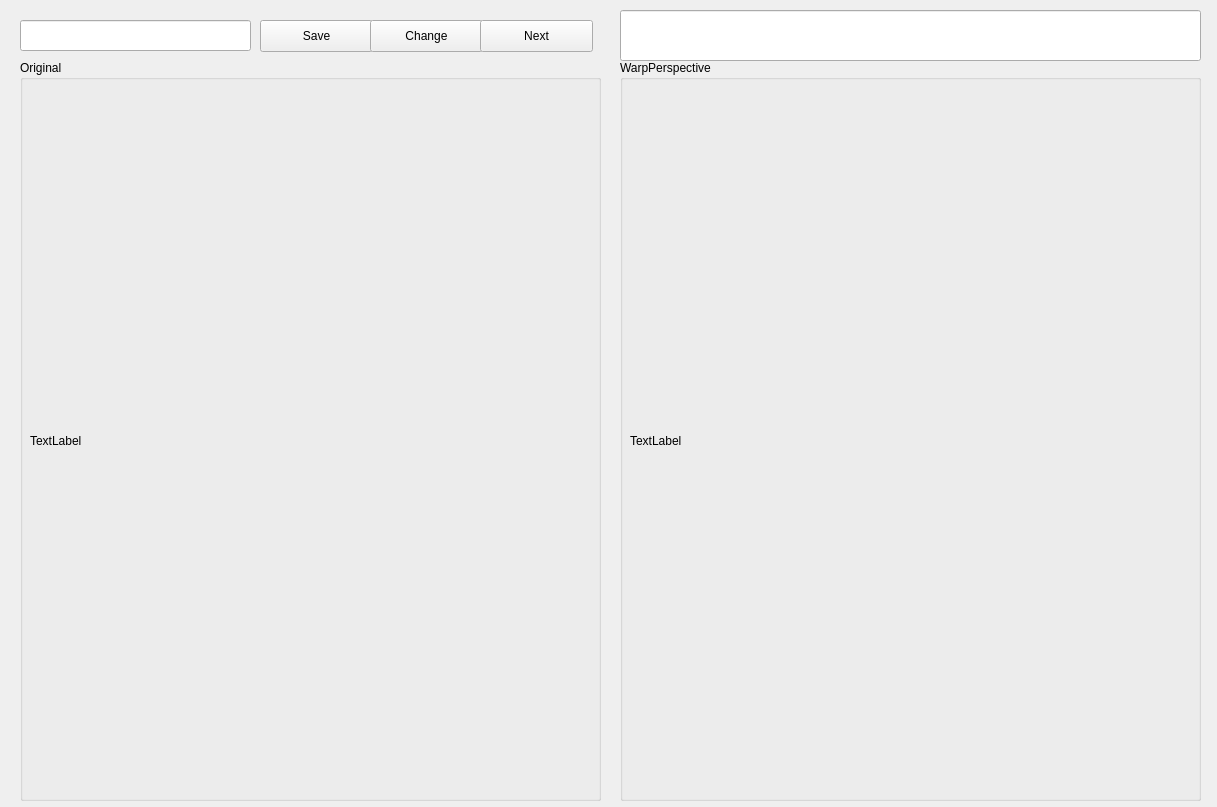
<?xml version="1.0" encoding="UTF-8"?>
<ui version="4.0">
 <class>MainWindow</class>
 <widget class="QMainWindow" name="MainWindow">
  <property name="geometry">
   <rect>
    <x>0</x>
    <y>0</y>
    <width>1217</width>
    <height>807</height>
   </rect>
  </property>
  <property name="windowTitle">
   <string>DataCreater</string>
  </property>
  <widget class="QWidget" name="centralwidget">
   <widget class="QGroupBox" name="groupBox">
    <property name="geometry">
     <rect>
      <x>20</x>
      <y>60</y>
      <width>581</width>
      <height>741</height>
     </rect>
    </property>
    <property name="title">
     <string>Original</string>
    </property>
    <widget class="QLabel" name="Oridinal_label">
     <property name="geometry">
      <rect>
       <x>10</x>
       <y>30</y>
       <width>561</width>
       <height>701</height>
      </rect>
     </property>
     <property name="mouseTracking">
      <bool>true</bool>
     </property>
     <property name="text">
      <string>TextLabel</string>
     </property>
    </widget>
   </widget>
   <widget class="QPushButton" name="Save_pushButton">
    <property name="geometry">
     <rect>
      <x>260</x>
      <y>20</y>
      <width>113</width>
      <height>32</height>
     </rect>
    </property>
    <property name="text">
     <string>Save</string>
    </property>
   </widget>
   <widget class="QGroupBox" name="groupBox_2">
    <property name="geometry">
     <rect>
      <x>620</x>
      <y>60</y>
      <width>581</width>
      <height>741</height>
     </rect>
    </property>
    <property name="title">
     <string>WarpPerspective</string>
    </property>
    <widget class="QLabel" name="Warp_label">
     <property name="geometry">
      <rect>
       <x>10</x>
       <y>30</y>
       <width>561</width>
       <height>701</height>
      </rect>
     </property>
     <property name="text">
      <string>TextLabel</string>
     </property>
    </widget>
   </widget>
   <widget class="QPushButton" name="Change_pushButton">
    <property name="geometry">
     <rect>
      <x>370</x>
      <y>20</y>
      <width>113</width>
      <height>32</height>
     </rect>
    </property>
    <property name="text">
     <string>Change</string>
    </property>
   </widget>
   <widget class="QPushButton" name="Next_pushButton">
    <property name="geometry">
     <rect>
      <x>480</x>
      <y>20</y>
      <width>113</width>
      <height>32</height>
     </rect>
    </property>
    <property name="text">
     <string>Next</string>
    </property>
   </widget>
   <widget class="QLineEdit" name="Name_lineEdit">
    <property name="geometry">
     <rect>
      <x>20</x>
      <y>20</y>
      <width>231</width>
      <height>31</height>
     </rect>
    </property>
   </widget>
   <widget class="QLineEdit" name="Points_lineEdit">
    <property name="geometry">
     <rect>
      <x>620</x>
      <y>10</y>
      <width>581</width>
      <height>51</height>
     </rect>
    </property>
   </widget>
  </widget>
 </widget>
 <resources/>
 <connections/>
</ui>
